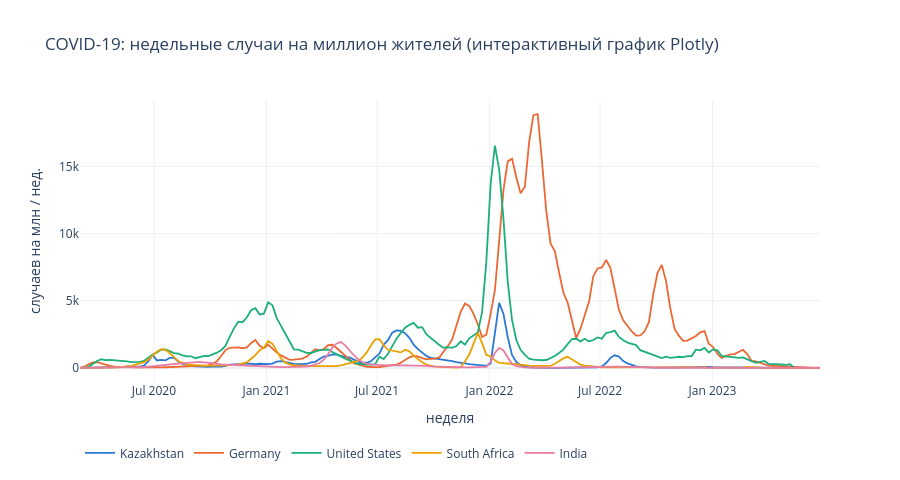

Notebook cell for this chart:
### Code cell
# Интерактивный график Plotly в ноутбуке: недельные случаи на миллион (наведите курсор, выделите период,
# выключите страну щелчком по легенде). Данные — недельная таблица проекта, цвета — палитра проекта.
import plotly.graph_objects as go
from src.timeseries import weekly_series
from src.visualization import PALETTE

weekly = main.get_weekly()
countries = ["Kazakhstan", "Germany", "United States", "South Africa", "India"]
fig = go.Figure()
for number, country in enumerate(countries):
    series = weekly_series(weekly, country, "new_cases_per_million").loc[config.ANALYSIS_START:config.ANALYSIS_END]
    fig.add_trace(go.Scatter(x=series.index, y=series.values, mode="lines", name=country,
                             line={"color": PALETTE[number % len(PALETTE)], "width": 1.8},
                             hovertemplate="%{x|%d.%m.%Y}: %{y:,.0f}<extra>" + country + "</extra>"))
fig.update_layout(title="COVID-19: недельные случаи на миллион жителей (интерактивный график Plotly)",
                  xaxis_title="неделя", yaxis_title="случаев на млн / нед.", template="plotly_white",
                  hovermode="x unified", legend={"orientation": "h", "y": -0.2}, height=480)
print("График интерактивный: отображается в Jupyter, VS Code и Google Colab (на GitHub в предпросмотре не виден)")
fig.show()

### Figure 1 — Plotly figure (JSON) as saved in the notebook; plotly's stock layout.template omitted (floating-point values rounded to 4 significant figures; data arrays with more than 128 entries replaced by an {"elided": "..."} marker saying what was removed)
{"data": [{"hovertemplate": "%{x|%d.%m.%Y}: %{y:,.0f}<extra>Kazakhstan</extra>", "line": {"color": "#2a78d6", "width": 1.8}, "mode": "lines", "name": "Kazakhstan", "type": "scatter", "x": {"elided": "174 str values"}, "y": {"elided": "174 float values"}}, {"hovertemplate": "%{x|%d.%m.%Y}: %{y:,.0f}<extra>Germany</extra>", "line": {"color": "#eb6834", "width": 1.8}, "mode": "lines", "name": "Germany", "type": "scatter", "x": {"elided": "174 str values"}, "y": {"elided": "174 float values"}}, {"hovertemplate": "%{x|%d.%m.%Y}: %{y:,.0f}<extra>United States</extra>", "line": {"color": "#1baf7a", "width": 1.8}, "mode": "lines", "name": "United States", "type": "scatter", "x": {"elided": "174 str values"}, "y": {"elided": "174 float values"}}, {"hovertemplate": "%{x|%d.%m.%Y}: %{y:,.0f}<extra>South Africa</extra>", "line": {"color": "#eda100", "width": 1.8}, "mode": "lines", "name": "South Africa", "type": "scatter", "x": {"elided": "174 str values"}, "y": {"elided": "174 float values"}}, {"hovertemplate": "%{x|%d.%m.%Y}: %{y:,.0f}<extra>India</extra>", "line": {"color": "#e87ba4", "width": 1.8}, "mode": "lines", "name": "India", "type": "scatter", "x": {"elided": "174 str values"}, "y": {"elided": "174 float values"}}], "layout": {"height": 480, "hovermode": "x unified", "legend": {"orientation": "h", "y": -0.2}, "title": {"text": "COVID-19: недельные случаи на миллион жителей (интерактивный график Plotly)"}, "xaxis": {"title": {"text": "неделя"}}, "yaxis": {"title": {"text": "случаев на млн / нед."}}}}
